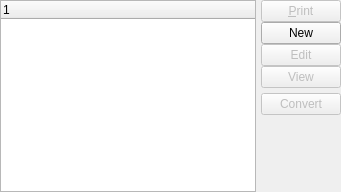
     <widget class="QWidget" name="quotes" >
      <attribute name="title" >
       <string>Quotes</string>
      </attribute>
      <layout class="QHBoxLayout" >
       <property name="spacing" >
        <number>5</number>
       </property>
       <property name="leftMargin" >
        <number>0</number>
       </property>
       <property name="topMargin" >
        <number>0</number>
       </property>
       <property name="rightMargin" >
        <number>0</number>
       </property>
       <property name="bottomMargin" >
        <number>0</number>
       </property>
       <item>
        <widget class="XTreeWidget" name="_quote" />
       </item>
       <item>
        <layout class="QVBoxLayout" >
         <property name="spacing" >
          <number>0</number>
         </property>
         <property name="leftMargin" >
          <number>0</number>
         </property>
         <property name="topMargin" >
          <number>0</number>
         </property>
         <property name="rightMargin" >
          <number>0</number>
         </property>
         <property name="bottomMargin" >
          <number>0</number>
         </property>
         <item>
          <layout class="QVBoxLayout" >
           <property name="spacing" >
            <number>5</number>
           </property>
           <property name="leftMargin" >
            <number>0</number>
           </property>
           <property name="topMargin" >
            <number>0</number>
           </property>
           <property name="rightMargin" >
            <number>0</number>
           </property>
           <property name="bottomMargin" >
            <number>0</number>
           </property>
           <item>
            <layout class="QVBoxLayout" >
             <property name="spacing" >
              <number>0</number>
             </property>
             <property name="leftMargin" >
              <number>0</number>
             </property>
             <property name="topMargin" >
              <number>0</number>
             </property>
             <property name="rightMargin" >
              <number>0</number>
             </property>
             <property name="bottomMargin" >
              <number>0</number>
             </property>
             <item>
              <widget class="QPushButton" name="_printQuote" >
               <property name="enabled" >
                <bool>false</bool>
               </property>
               <property name="text" >
                <string>&amp;Print</string>
               </property>
              </widget>
             </item>
             <item>
              <widget class="QPushButton" name="_newQuote" >
               <property name="text" >
                <string>New</string>
               </property>
              </widget>
             </item>
             <item>
              <widget class="QPushButton" name="_editQuote" >
               <property name="enabled" >
                <bool>false</bool>
               </property>
               <property name="text" >
                <string>Edit</string>
               </property>
              </widget>
             </item>
             <item>
              <widget class="QPushButton" name="_viewQuote" >
               <property name="enabled" >
                <bool>false</bool>
               </property>
               <property name="text" >
                <string>View</string>
               </property>
              </widget>
             </item>
            </layout>
           </item>
           <item>
            <widget class="QPushButton" name="_convertQuote" >
             <property name="enabled" >
              <bool>false</bool>
             </property>
             <property name="text" >
              <string>Convert</string>
             </property>
            </widget>
           </item>
          </layout>
         </item>
         <item>
          <spacer>
           <property name="orientation" >
            <enum>Qt::Vertical</enum>
           </property>
           <property name="sizeType" >
            <enum>QSizePolicy::Expanding</enum>
           </property>
           <property name="sizeHint" >
            <size>
             <width>20</width>
             <height>30</height>
            </size>
           </property>
          </spacer>
         </item>
        </layout>
       </item>
      </layout>
     </widget>
